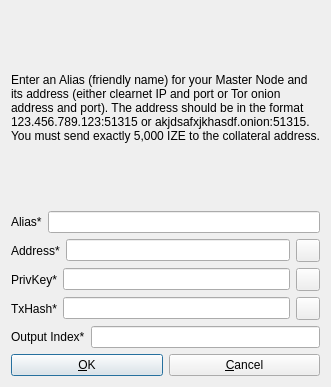
<?xml version="1.0" encoding="UTF-8"?>
<ui version="4.0">
 <class>AddEditAdrenalineNode</class>
 <widget class="QDialog" name="AddEditAdrenalineNode">
  <property name="geometry">
   <rect>
    <x>0</x>
    <y>0</y>
    <width>331</width>
    <height>387</height>
   </rect>
  </property>
  <property name="windowTitle">
   <string>Add/Edit IzeC Node</string>
  </property>
  <property name="modal">
   <bool>true</bool>
  </property>
  <layout class="QVBoxLayout" name="verticalLayout">
   <item>
    <widget class="QLabel" name="label_9">
     <property name="sizePolicy">
      <sizepolicy hsizetype="Preferred" vsizetype="Expanding">
       <horstretch>0</horstretch>
       <verstretch>0</verstretch>
      </sizepolicy>
     </property>
     <property name="text">
      <string>&lt;html&gt;&lt;head/&gt;&lt;body&gt;&lt;p&gt;Enter an Alias (friendly name) for your Master Node and its address (either clearnet IP and port or Tor onion address and port). The address should be in the format 123.456.789.123:51315 or akjdsafxjkhasdf.onion:51315. You must send exactly 5,000 IZE to the collateral address.&lt;/p&gt;&lt;/body&gt;&lt;/html&gt;</string>
     </property>
     <property name="wordWrap">
      <bool>true</bool>
     </property>
    </widget>
   </item>
   <item>
    <layout class="QHBoxLayout" name="horizontalLayout_4">
     <property name="bottomMargin">
      <number>0</number>
     </property>
     <item>
      <widget class="QLabel" name="label_4">
       <property name="text">
        <string>Alias*</string>
       </property>
      </widget>
     </item>
     <item>
      <widget class="QLineEdit" name="aliasLineEdit"/>
     </item>
    </layout>
   </item>
   <item>
    <layout class="QHBoxLayout" name="horizontalLayout_5">
     <property name="bottomMargin">
      <number>0</number>
     </property>
     <item>
      <widget class="QLabel" name="label_6">
       <property name="text">
        <string>Address*</string>
       </property>
      </widget>
     </item>
     <item>
      <widget class="QLineEdit" name="addressLineEdit"/>
     </item>
     <item>
      <widget class="QToolButton" name="AddEditAddressPasteButton">
       <property name="toolTip">
        <string>Paste address from clipboard</string>
       </property>
       <property name="text">
        <string/>
       </property>
       <property name="icon">
        <iconset resource="../bitcoin.qrc">
         <normaloff>:/icons/editpaste</normaloff>:/icons/editpaste</iconset>
       </property>
       <property name="shortcut">
        <string>Alt+P</string>
       </property>
      </widget>
     </item>
    </layout>
   </item>
   <item>
    <layout class="QHBoxLayout" name="horizontalLayout_3">
     <property name="bottomMargin">
      <number>0</number>
     </property>
     <item>
      <widget class="QLabel" name="label_5">
       <property name="text">
        <string>PrivKey*</string>
       </property>
      </widget>
     </item>
     <item>
      <widget class="QLineEdit" name="privkeyLineEdit"/>
     </item>
     <item>
      <widget class="QToolButton" name="AddEditPrivkeyPasteButton">
       <property name="toolTip">
        <string>Paste address from clipboard</string>
       </property>
       <property name="text">
        <string/>
       </property>
       <property name="icon">
        <iconset resource="../bitcoin.qrc">
         <normaloff>:/icons/editpaste</normaloff>:/icons/editpaste</iconset>
       </property>
       <property name="shortcut">
        <string>Alt+P</string>
       </property>
      </widget>
     </item>
    </layout>
   </item>
   <item>
    <layout class="QHBoxLayout" name="horizontalLayout_2">
     <property name="bottomMargin">
      <number>0</number>
     </property>
     <item>
      <widget class="QLabel" name="label_2">
       <property name="text">
        <string>TxHash*</string>
       </property>
      </widget>
     </item>
     <item>
      <widget class="QLineEdit" name="txhashLineEdit"/>
     </item>
     <item>
      <widget class="QToolButton" name="AddEditTxhashPasteButton">
       <property name="toolTip">
        <string>Paste address from clipboard</string>
       </property>
       <property name="text">
        <string/>
       </property>
       <property name="icon">
        <iconset resource="../bitcoin.qrc">
         <normaloff>:/icons/editpaste</normaloff>:/icons/editpaste</iconset>
       </property>
       <property name="shortcut">
        <string>Alt+P</string>
       </property>
      </widget>
     </item>
    </layout>
   </item>
   <item>
    <layout class="QHBoxLayout" name="horizontalLayout_8">
     <property name="bottomMargin">
      <number>0</number>
     </property>
     <item>
      <widget class="QLabel" name="label_8">
       <property name="text">
        <string>Output Index*</string>
       </property>
      </widget>
     </item>
     <item>
      <widget class="QLineEdit" name="outputindexLineEdit"/>
     </item>
    </layout>
   </item>
   <item>
    <layout class="QHBoxLayout" name="horizontalLayout_Buttons">
     <item>
      <widget class="QPushButton" name="okButton">
       <property name="text">
        <string>&amp;OK</string>
       </property>
      </widget>
     </item>
     <item>
      <widget class="QPushButton" name="cancelButton">
       <property name="text">
        <string>&amp;Cancel</string>
       </property>
       <property name="autoDefault">
        <bool>false</bool>
       </property>
      </widget>
     </item>
    </layout>
   </item>
  </layout>
 </widget>
 <resources>
  <include location="../bitcoin.qrc"/>
 </resources>
 <connections/>
</ui>
